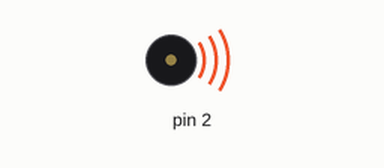
Simulated run of this sketch. Board: Arduino Uno, built with avr-gcc and run on an emulated ATmega328P. On the bench: buzzer (waves = sounding).

Above: at 0.17 s.
At 13.0 s:
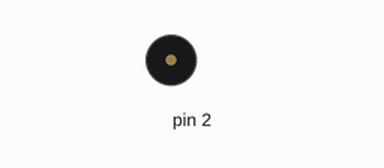
Timing chart, 0 to 14.5 s (numbered marks = the images above):
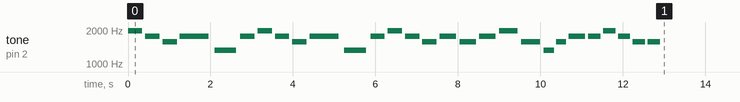

Measured:
- by itself, tone on pin 2: plays 1975 Hz for 0.35 s, 1760 Hz for 0.35 s, 1567 Hz for 0.35 s, 1760 Hz for 0.70 s, 1318 Hz for 0.52 s, 1760 Hz for 0.35 s … (28 notes in this stretch)

The sketch:

taylor.ino
```cpp
void setup() {
 pinMode(2,OUTPUT);

}

void loop() {

  shake();
  delay(100000000);
}

void shake(){
  int x[] = {1975, 1760, 1567, 1760, 1318, 1760, 1975, 1760, 1567, 1760, 1318, 1760, 1975, 1760, 1567, 1760, 1567, 1760, 1975, 1567, 1318, 1567, 1760, 1760, 1975, 1760, 1567, 1567  };
  int y [] = {350,350,350,700,520,350,350,350,350,700,530,350,350,350,350,400,400,400,450,450,250,250,400,300,300,300,300, 300};
  for (int i = 0; i<28; i++){
  tone(2,x[i],y[i]);
  int a = y[i]*1.2;
  delay(a);
  noTone(2);
  }
}
```
